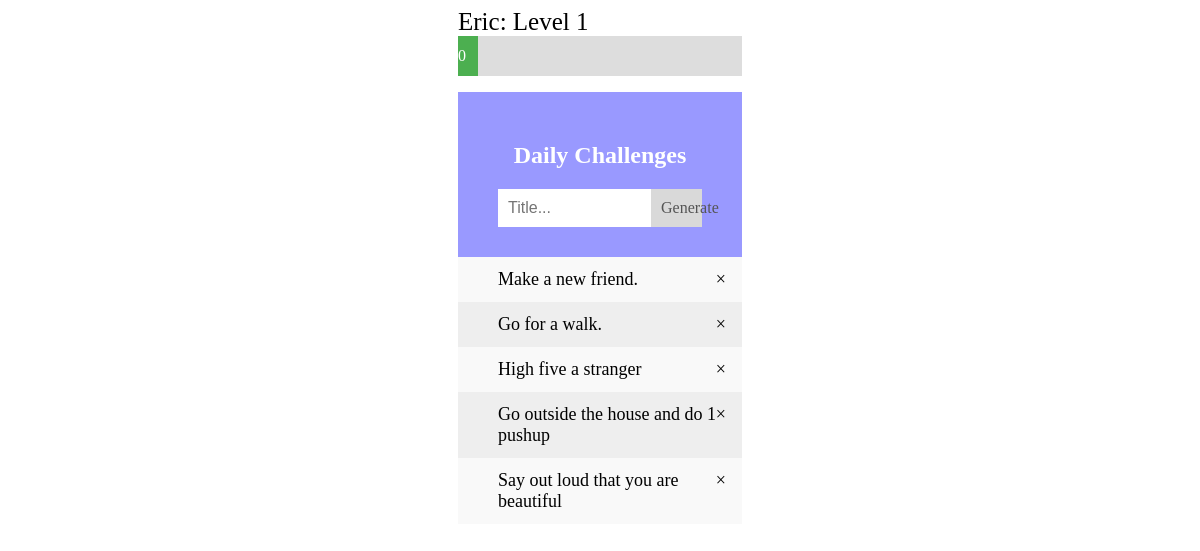
The page /game/profile on the database its author committed.
### game/models.py (models this page shows, shortened)
class appUser(models.Model):
    username = models.CharField(max_length=200, default= "")
    nickname = models.CharField(max_length=200, default="")
    email = models.CharField(max_length=200, default="")
    password = models.CharField(max_length=200, default="")
    level = models.IntegerField(default=1)
    xp = models.IntegerField(default=0)

class Challenge(models.Model):
    description = models.TextField(max_length=500, default="")
    xp = models.IntegerField(default=0)

### game/views.py (the view)
# urls.py: path('profile', views.profile, name="profile")
def profile(request):
    challenge1 = Challenge.objects.get(description="Make a new friend.", xp=50)
    challenge2 = Challenge.objects.get(description="Go for a walk.", xp=100)
    challenge3 = Challenge.objects.get(description="High five a stranger", xp=80)
    challenge4 = Challenge.objects.get(description="Go outside the house and do 1 pushup", xp=40)
    challenge5 = Challenge.objects.get(description="Say out loud that you are beautiful", xp=30)
    eric =  appUser.objects.all()[0]
    return render(request, "game/profile.html", {
        'challenge1': challenge1,
        'challenge2' : challenge2,
        'challenge3' : challenge3,
        'challenge4' : challenge4,
        'challenge5' : challenge5,
        'eric' : eric})

### game/templates/game/profile.html (shortened to what this page needs)
<!DOCTYPE html>
<html>
<head>
    <link rel="stylesheet" type="text/css" href="/static/game/profile.css">
</head>
<body>
<div id="todo">
    <div id="level">{{eric.nickname}}: Level {{eric.level}}</div>
    <div class="bar">
      <div class="xp">{{eric.xp}}</div>
    </div>
    <div id="myDIV">
     <h2>Daily Challenges</h2>
     <input type="text" id="myInput" placeholder="Title...">
     <span onclick="newElement()" class="addBtn">Generate</span>
    </div>
    <ul id="myUL">
      <li>
        {{challenge1.description}}
      </li>
      <li>
        {{challenge2.description}}
      </li>
      <li>
        {{challenge3.description}}
      </li>
      <li>
        {{challenge4.description}}
      </li>
      <li>
        {{challenge5.description}}
      </li>
    </ul>
</div>
</body>
</html>

### game/static/game/profile.css (style rules this page uses)
* { box-sizing: border-box; }
ul { margin: 0; padding: 0; }
ul li { cursor: pointer; position: relative; padding: 12px 8px 12px 40px; background: #eee; font-size: 18px; transition: 0.2s; list-style-type: none; -webkit-user-select: none; -moz-user-select: none; -ms-user-select: none; user-select: none; }
ul li:nth-child(odd) { background: #f9f9f9; }
#todo { padding: 0 450px 0 450px; position: center; }
#level { font-size: 25px; }
#myDIV { background-color: #9999ff; padding: 30px 40px; color: white; text-align: center; }
#myDIV:after { content: ""; display: table; clear: both; }
input { margin: 0; border: none; border-radius: 0; width: 75%; padding: 10px; float: left; font-size: 16px; }
.addBtn { padding: 10px; width: 25%; background: #d9d9d9; color: #555; float: left; text-align: center; font-size: 16px; cursor: pointer; transition: 0.3s; border-radius: 0; }
.bar { width: 100%; background-color: #ddd; }
.xp { text-align: right; padding-right: 20px; line-height: 40px; color: white; width: 0%; background-color: #4CAF50; }

### rows shown on the page
appUser: nickname "Eric", level "1", xp "0"
Challenge: description "Make a new friend."
Challenge: description "Go for a walk."
Challenge: description "High five a stranger"
Challenge: description "Go outside the house and do 1 pushup"
Challenge: description "Say out loud that you are beautiful"
